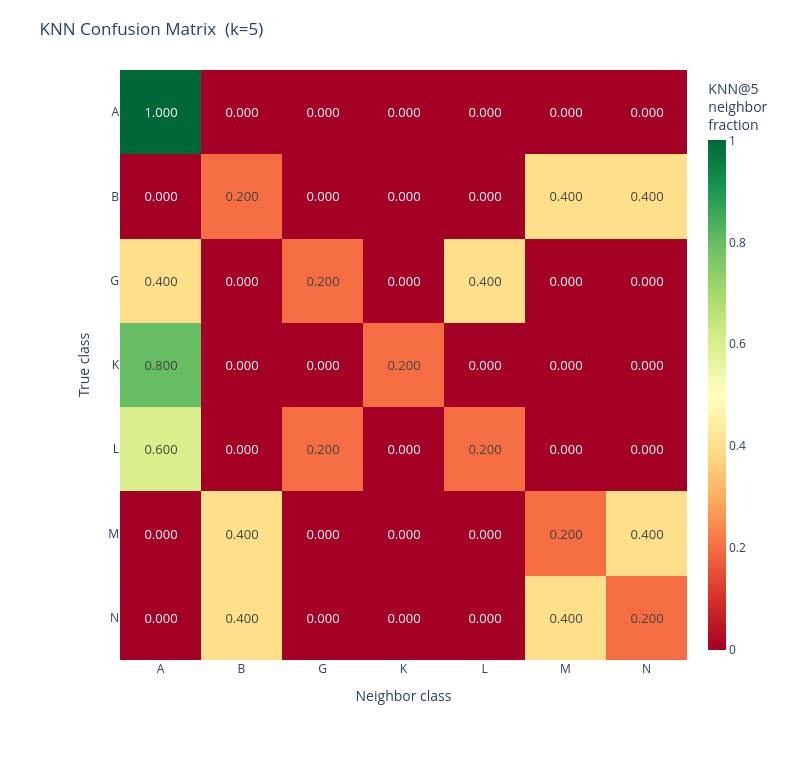

Write notebook code for a chart like this one.
### Code cell
plot_knn_confusion(result, k=5, output_path=None)

### Figure 1 — Plotly figure (JSON) as saved in the notebook; plotly's stock layout.template omitted (floating-point values rounded to 4 significant figures)
{"data": [{"colorbar": {"thickness": 18, "title": {"text": "KNN@5<br>neighbor<br>fraction"}}, "colorscale": [[0, "rgb(165,0,38)"], [0.1, "rgb(215,48,39)"], [0.2, "rgb(244,109,67)"], [0.3, "rgb(253,174,97)"], [0.4, "rgb(254,224,139)"], [0.5, "rgb(255,255,191)"], [0.6, "rgb(217,239,139)"], [0.7, "rgb(166,217,106)"], [0.8, "rgb(102,189,99)"], [0.9, "rgb(26,152,80)"], [1, "rgb(0,104,55)"]], "hovertemplate": "True class: <b>%{y}</b><br>Neighbor class: <b>%{x}</b><br>Fraction: %{z:.4f}<extra></extra>", "text": [["1.000", "0.000", "0.000", "0.000", "0.000", "0.000", "0.000"], ["0.000", "0.200", "0.000", "0.000", "0.000", "0.400", "0.400"], ["0.400", "0.000", "0.200", "0.000", "0.400", "0.000", "0.000"], ["0.800", "0.000", "0.000", "0.200", "0.000", "0.000", "0.000"], ["0.600", "0.000", "0.200", "0.000", "0.200", "0.000", "0.000"], ["0.000", "0.400", "0.000", "0.000", "0.000", "0.200", "0.400"], ["0.000", "0.400", "0.000", "0.000", "0.000", "0.400", "0.200"]], "textfont": {"size": 13}, "texttemplate": "%{text}", "type": "heatmap", "x": ["A", "B", "G", "K", "L", "M", "N"], "y": ["A", "B", "G", "K", "L", "M", "N"], "z": [[1, 0, 0, 0, 0, 0, 0], [0, 0.2, 0, 0, 0, 0.4, 0.4], [0.4, 0, 0.2, 0, 0.4, 0, 0], [0.8, 0, 0, 0.2, 0, 0, 0], [0.6, 0, 0.2, 0, 0.2, 0, 0], [0, 0.4, 0, 0, 0, 0.2, 0.4], [0, 0.4, 0, 0, 0, 0.4, 0.2]], "zmax": 1, "zmin": 0}], "layout": {"height": 760, "margin": {"b": 100, "l": 120, "r": 60, "t": 70}, "paper_bgcolor": "white", "plot_bgcolor": "white", "title": {"font": {"size": 17}, "text": "KNN Confusion Matrix  (k=5)"}, "width": 790, "xaxis": {"side": "bottom", "tickfont": {"size": 12}, "title": {"text": "Neighbor class"}}, "yaxis": {"autorange": "reversed", "tickfont": {"size": 12}, "title": {"text": "True class"}}}}
